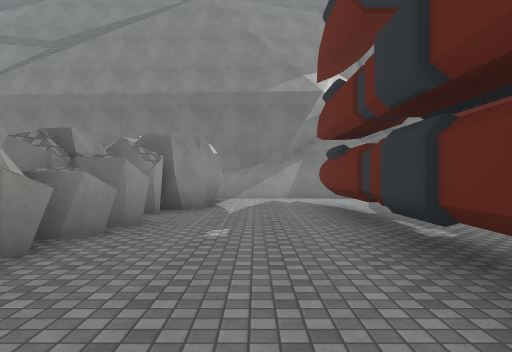
view 1 (above)

24 first-person views from a walk through a 3-D level made in the Unity game engine. The camera is 1.4 m above the floor, looks level and sees 70° across. The floor is counted in squares, 2 m on a side. Each view is taken from the middle of a square. On the plan, view 1 faces up. The plan holds only what a view shows up to about 11 squares ahead; the rest is blank. The place goes on beyond the plan. The player character is not drawn. Some surface patterns are stand-ins.

view 2
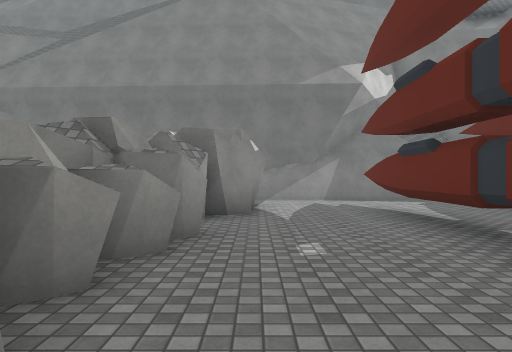

view 3
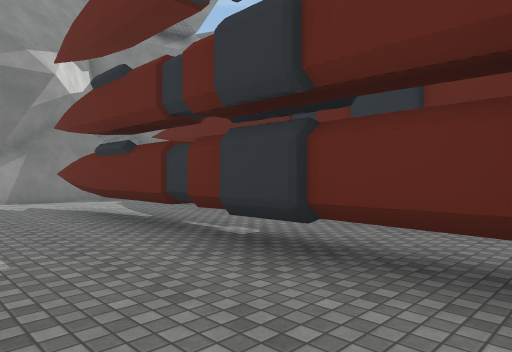

view 4
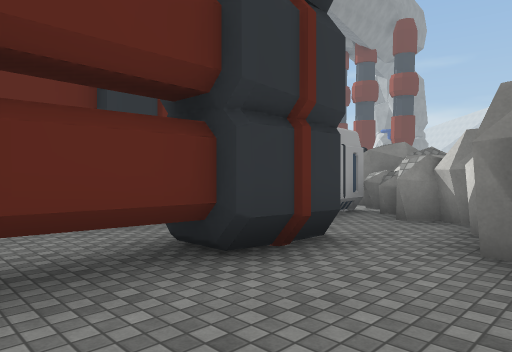

view 5
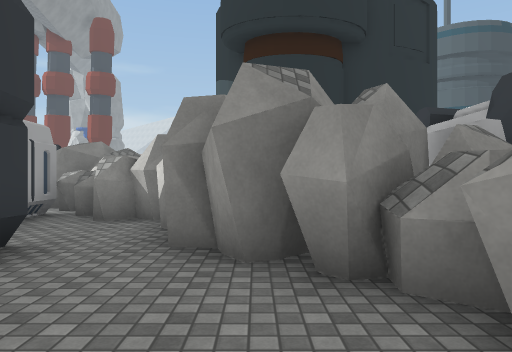

view 6
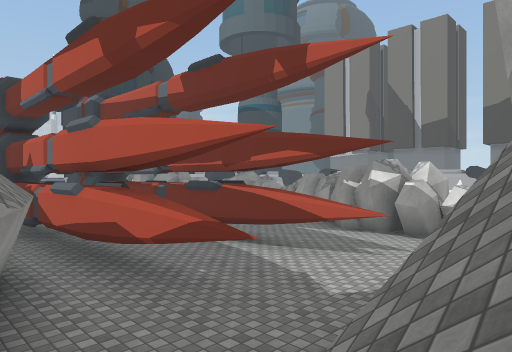

view 7
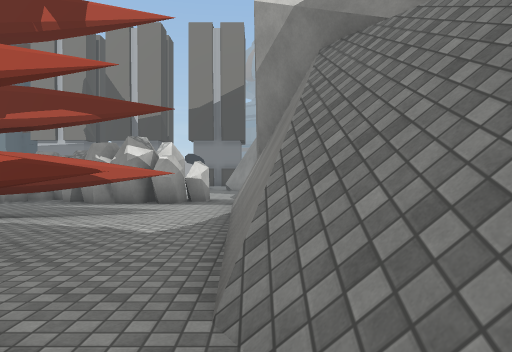

view 8
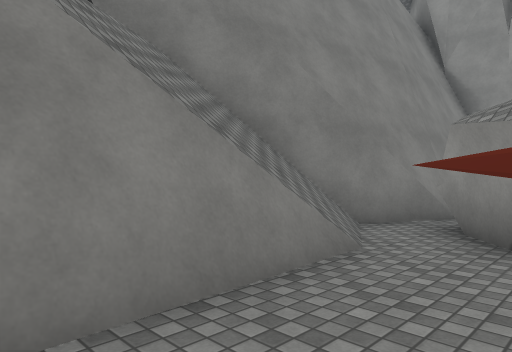

view 9
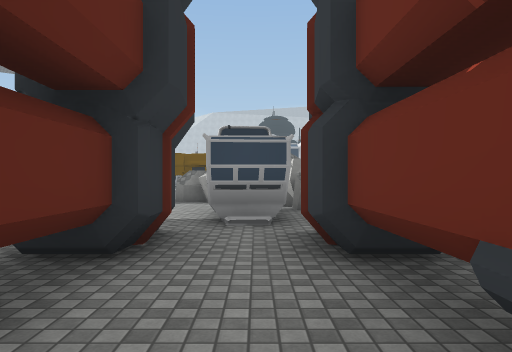

view 10
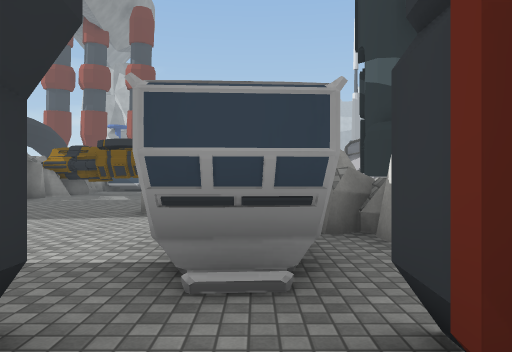

view 11
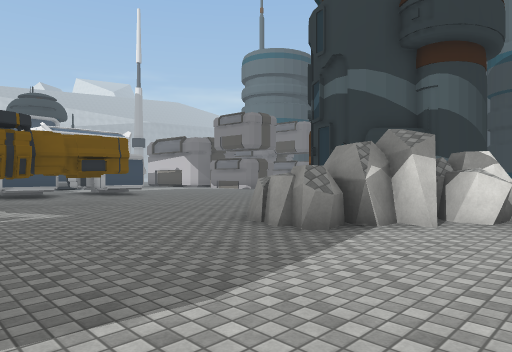

view 12
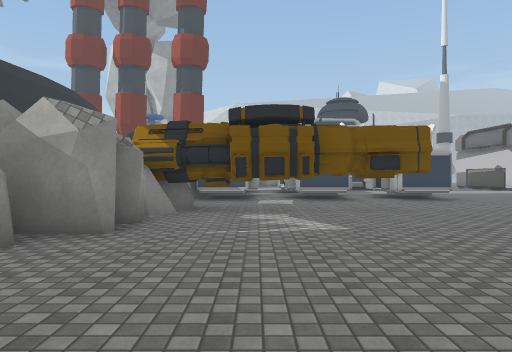

view 13
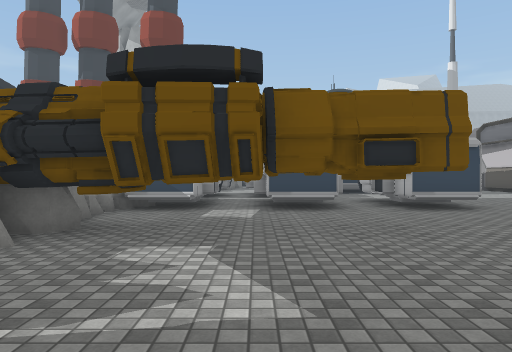

view 14
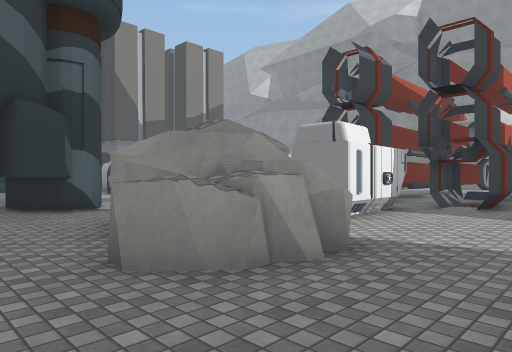

view 15
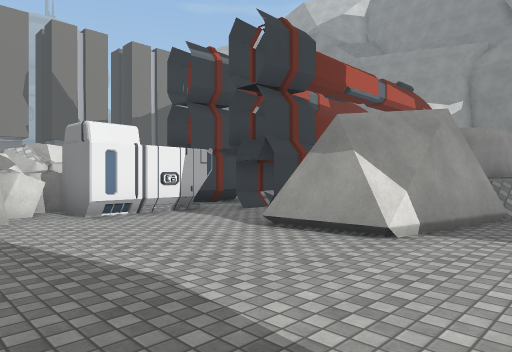

view 16
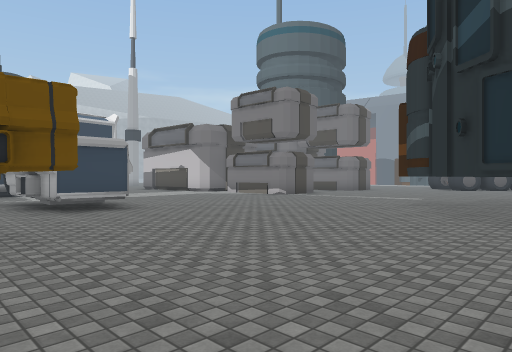

view 17
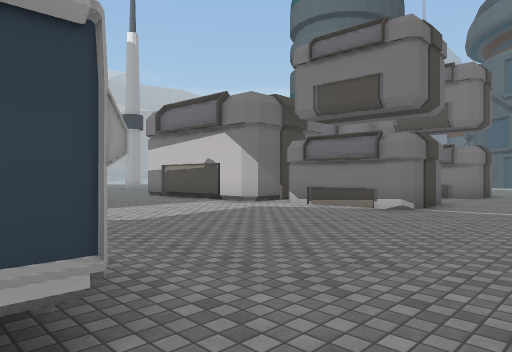

view 18
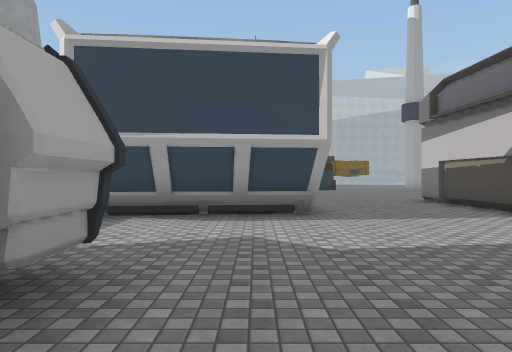

view 19
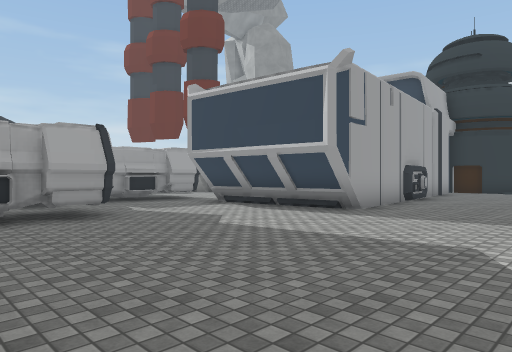

view 20
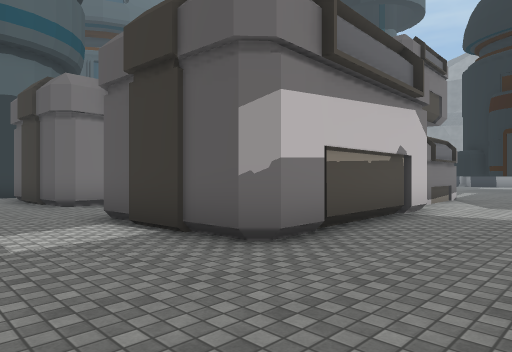

view 21
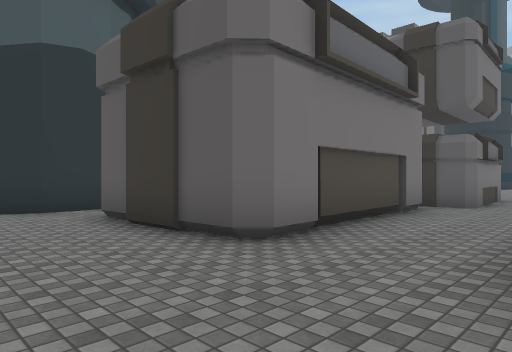

view 22
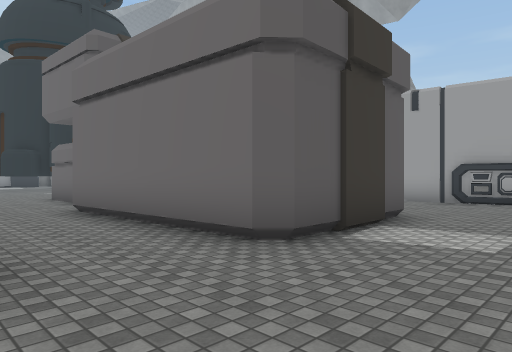

view 23
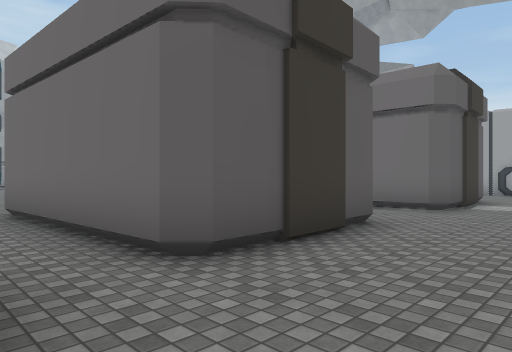

view 24
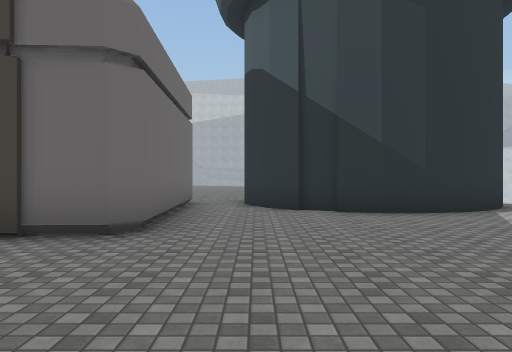

### Floor plan
Key: @ floor where view 1 was taken; # wall or solid block; . main floor; : floor 1.25 m higher than the main floor; / step, stairs or slope; = window, fence, low wall or low ledge; ^ raised ledge; T thing the floor can be seen under or through; B building; O other object.
Columns run from 21 left of view 1 to 10 right of it. Each row starts with its distance up from view 1.
 13                        ##////##
 12                     ######///.##
 11                   ...........##
 10                   ###..T..#.##
  9                    ##..T..###
  8                    ##..T..##
  7                   ##...^..#
  6                   #....^..#
  5                   ##...^..#
  4                   ##...^..#  #
  3                   #....^..#  #
  2                   ##...^..#  :/
  1                   ##...#.##  #/
  0                   ###@##.##  #.
 -1                   ######O..  #.
 -2                      ####...##.
 -3                       ##O.......
 -4                       ###.......
 -5                       =##......
 -6                     B..####.....
 -7                    ###..##^.....
 -8                      #..........
 -9                     ##.........#
-10                    ##..........#
-11                   ##...........#
-12                   B.........TTT#
-13                  .........TTT T#
-14                  ..............#
-15                 ...............#
-16            .............##.#..##
-17       .    #...##......O##O OO
-18      ...    ... #......O#OO OO
-19     .....   ... #.......... ..
-20     ..... O#...O#..........#
-21    ......###... ##.........#
-22   ......## #..#  #...#####.#O
-23   ......#  #..#  #...#### .OO
-24  .BBB...#  #..#  #...#
-25 .B   B..#  #..#  #...#
-26 B     B.####..####...#
-27       B..............#
-28       B...............
-29       . .. ....  ....

Positions as (right, up) in squares from view 1, and headings:
1: (0, 0), facing up
2: (-1, 1), facing up
3: (-1, 1), facing up-right
4: (-1, 3), facing down-right
5: (-1, 3), facing down
6: (7, 13), facing down-left
7: (8, 12), facing left
8: (3, 10), facing up-right
9: (3, 4), facing down
10: (3, 1), facing down
11: (9, -3), facing down-left
12: (8, -5), facing down
13: (7, -8), facing down
14: (7, -9), facing up-left
15: (10, -6), facing up-left
16: (6, -8), facing down-left
17: (3, -14), facing down-left
18: (1, -16), facing down
19: (-4, -16), facing down-right
20: (-1, -29), facing up-left
21: (-7, -29), facing up-left
22: (-10, -29), facing up-right
23: (-15, -29), facing up-right
24: (-15, -17), facing down
